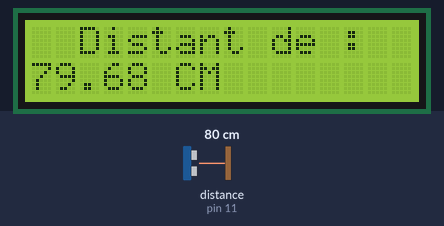
This sketch was run on a simulated Arduino Uno, built with avr-gcc and run on an emulated ATmega328P. Shown: 16×2 character LCD. Wiring (inferred from the names in the program): ultrasonic range finder: trigger pin 13; echo pin 11. Inputs (shaded band) come from the test bench; at power-on: distance to the obstacle (sensor on pin 11) 80 cm. The echo pulse lasts 58.3 µs per cm; what the sketch prints to the serial monitor is not drawn.

Above: at 1.2 s.
1.3 s: distance to the obstacle (sensor on pin 11) set to 35 cm
At 2.9 s:
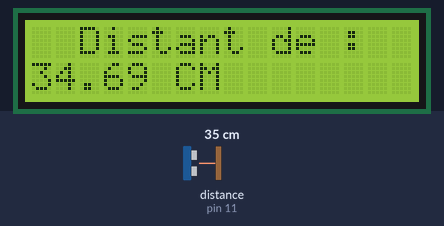
4.6 s: distance to the obstacle (sensor on pin 11) set to 2 cm
At 5.6 s:
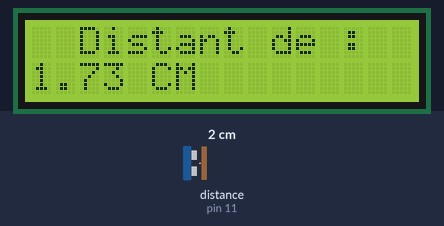
6.6 s: distance to the obstacle (sensor on pin 11) set to 299 cm
At 8.5 s:
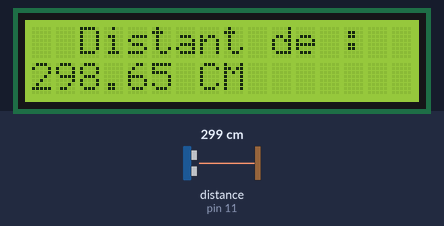
Timing chart, 0 to 10.0 s (numbered marks = the images above; inputs shaded):
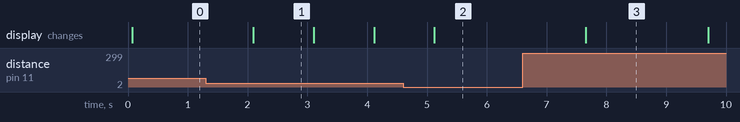

The sketch:

Son_LCD_Distance.ino
```cpp
#include<LiquidCrystal.h>                                   // Charger la library de Liquid Crysttal
LiquidCrystal LCD(10,9,5,4,3,2);                            // Nous créons le LiquidCrystal comme objet nommé LCD

int objectDistance;                                         // Nous créons une variable nommée objectDistance

int trigPin = 13;                                           // trigPin ( émeteur de son) est relié au pin 13 de l'Aduino
int echoPin = 11;                                           // echoPin ( récepteur ultrasonic) est relié au pin 11 de l'Arduino

float pingTime;                                             // C'est le temps que met le son pour toucher l'objet et revenir dans le récepteur
float targetDistance;                                       // la variable est atribuée pour imprimer la distance de l'objet
float speedOfSound = 1234.8;                                // Nous indiquons la vitesse du son en m/s

int redLED = 7;                                             // Nous indiquons à l'Arduino que la LED rouge est branché sur le Pin 7
int onTimeLED = 1000;                                       // Temps ou la LED rouge reste allumée
int offTimeLED = 500;                                       // Temps ou la LED rouge est éteinte

void setup() {

  Serial.begin(115200);                                     // On ouvre le Serial Port de l'Arduino et indiquons la vitesse de communication
  pinMode(trigPin,OUTPUT);                                  // Nous indiquons que trigPin est un OUTPUT
  pinMode(echoPin,INPUT);                                   // Nous indiquons que echoPin est un INPUT

  LCD.begin(16,2);                                          // On indique à l'Arduino que notre écran LCD à 16 colonnes et 2 rangées
  LCD.setCursor(0,0);                                       // On indique au curseur du LCD de commencer en haut à gauche de l'écran
  LCD.print("  Distant de : ");

}

void loop() {

  digitalWrite(trigPin,LOW);                               // On stop l'envoit à trigPin
  delayMicroseconds(1000);                                 // On laisse un delay de 1s
  digitalWrite(trigPin,HIGH);                              // On envoit à trigPin
  delayMicroseconds(10);                                   // On laisse un delay de 10ms
  digitalWrite(trigPin,LOW);                               // On stop l'envoit à trigPin

  pingTime = pulseIn(echoPin,HIGH);                        // On envoit à echoMin pour calculer la distance de l'objet
  pingTime = pingTime / 1000000;                           // On convertit le signal en s
  pingTime = pingTime / 3600;                              // On convertit le signal en h

  targetDistance = speedOfSound * pingTime;                // Calcule pour trouver en combient de temps l'onde revient dans le capteur en Km/h
  targetDistance = targetDistance / 2;                     // On divise par 2 pour avoir la distance réel de l'objet en metre
  targetDistance = targetDistance * 100000;                // On convertit la distance en CM


  LCD.setCursor(0,1);                                      // On indique la position initaile du curseur de l'écran LCD
  LCD.print("                ");                           // On suprime toute éventuelle ecriture sur l'écran en imprimant des espace

  LCD.setCursor(0,1);                                      // On indique la position initaile du curseur de l'écran LCD
  LCD.print(targetDistance);                               // On imprime la distance de la cible sur le LCD
  LCD.print(" CM");                                        // On imprime l'unité de mesure sur l'écran LCD
  delay(1000);                                             // On laisse un delay de 1s


  if (targetDistance <= 20.){                                                   // If statement, La LED rouge s'allume si la distance est inferieur ou égale à 20cm
    digitalWrite (redLED,HIGH);                                                 // On envoit sur la LED rouge
    delay(onTimeLED);                                                           // Delay ou la LED rouge reste allumée
    digitalWrite (redLED,LOW);                                                  // On stop la LED rouge
    delay(offTimeLED);                                                          // Delay ou la LED rouge est stoppée
    Serial.println("Attention la distance de la cible est trop proche");        // On imprime sur le Serial Moniter de l'ordinateur
    Serial.print("Vous etes à  : ");                                            // On imprime sur le Serial Moniteur de l'ordinateur
    Serial.print(targetDistance);                                               // On imprime sur le Serial Moniteur de l'ordinateur la distance de la cible
    Serial.println(" cm");
    Serial.println("-------------------------------------------------");
  }
  else{                                                                         // Sinon la boucle peut continuer et la LED rouge séteint si la distance est suppérieur à 20cm
Serial.print("La distance de la cible est de : ");                              // On imprime sur le Serial Moniteur de l'ordinateur
Serial.print(targetDistance);                                                   // On imprime sur le Serial Moniteur de l'ordinateur la distance de la cible
Serial.println(" cm");
Serial.println("------------------------------------------");
  }

}
```

Measured:
- after the input at 1.3 s, the display: changes after 0.80 s (image 1)
- what the display in image 1 shows lasts 1.0 s, from 2.1 s to 3.1 s
